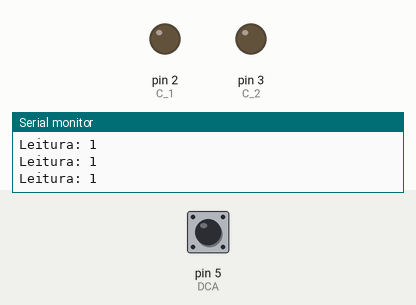
Bench run of a sketch on a simulated Arduino Uno, built with avr-gcc and run on an emulated ATmega328P. Parts: output pins drawn as LEDs (lit = HIGH), the last lines printed to the serial monitor. Dashed ring = blinking. The inputs (shaded band) are chosen by the test bench; at power-on: pin 5 (DCA) HIGH.

Above: at 1.2 s.
1.3 s: pin 5 (DCA) pulled LOW for 0.25 s
At 1.8 s:
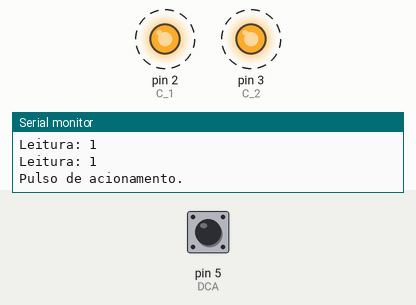
4.1 s: pin 5 (DCA) pulled LOW for 3.2 s
At 4.6 s:
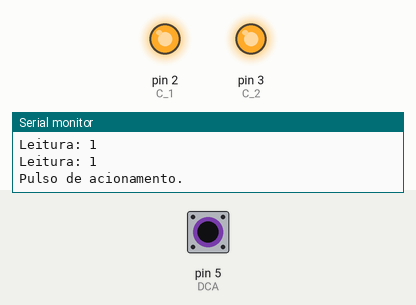
Timing chart, 0 to 9.3 s (numbered marks = the images above; inputs shaded):
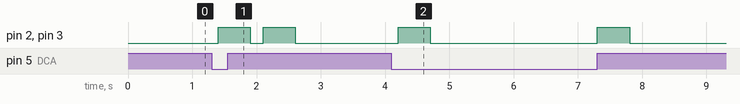

The sketch:

acionadorCancela.ino
```cpp
#define DCA 5
#define C_1 2
#define C_2 3
int estadoAnterior = 1, estado = 1;

void setup() {
  Serial.begin(9600);
  pinMode(DCA, INPUT_PULLUP);
  pinMode(C_1, OUTPUT);
  pinMode(C_2, OUTPUT);
  digitalWrite(C_1, LOW);
  digitalWrite(C_2, LOW);
  Serial.println("Sistema Iniciado");
}

void pulso() {
  Serial.println("Pulso de acionamento.");
  digitalWrite(C_1, HIGH);
  digitalWrite(C_2, HIGH);
  delay(500);
  digitalWrite(C_1, LOW);
  digitalWrite(C_2, LOW);
}

void loop() {
  estado = digitalRead(DCA);

  if (estadoAnterior == LOW && estado == HIGH) {
    pulso();
  } else if (estadoAnterior == HIGH && estado == LOW) {
    pulso();
  }
  estadoAnterior = estado;
  delay(200);
  Serial.print("Leitura: ");
  Serial.println(estado);
}
```

Measured:
- after the input at 1.3 s, pin 2 (C_1), pin 3 (C_2): alternates HIGH for 0.50 s and LOW for 0.20 s, 4 changes in all, then stays LOW, starting after 0.10 s
- after the input at 4.1 s, pin 2 (C_1), pin 3 (C_2): alternates HIGH for 0.50 s and LOW for 2.6 s, 4 changes in all, then stays LOW, starting after 0.10 s
